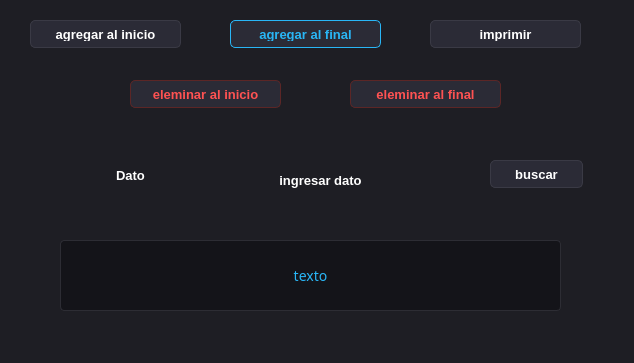
<?xml version="1.0" encoding="UTF-8"?>
<ui version="4.0">
 <class>Dialog</class>
 <widget class="QDialog" name="Dialog">
  <property name="geometry">
   <rect>
    <x>0</x>
    <y>0</y>
    <width>634</width>
    <height>363</height>
   </rect>
  </property>
  <property name="windowTitle">
   <string>Dialog</string>
  </property>
  <property name="styleSheet">
   <string notr="true">/* Estilo para la ventana de diálogo principal */
QDialog {
    background-color: #1e1e24;
    font-family: &quot;Segoe UI&quot;, sans-serif;
}

/* Estilo general para todos los botones (QPushButton) */
QPushButton {
    background-color: #2b2b36;
    color: #ffffff;
    border: 1px solid #3a3a45;
    border-radius: 5px;
    padding: 6px 14px;
    font-size: 13px;
    font-weight: bold;
}

/* Efecto cuando pasas el mouse sobre cualquier botón */
QPushButton:hover {
    background-color: #333344;
    border: 1px solid #29b6f6; /* Borde azul brillante */
}

/* Efecto cuando le das clic a un botón */
QPushButton:pressed {
    background-color: #29b6f6;
    color: #101014;
}

/* --- ESTILOS ESPECÍFICOS PARA CIERTOS BOTONES --- */

/* Botones de acción principal (agregarF y agregarl) */
QPushButton#agregarF, QPushButton#agregarl {
    border: 1px solid #29b6f6;
    color: #29b6f6;
}
QPushButton#agregarF:hover, QPushButton#agregarl:hover {
    background-color: #29b6f6;
    color: #101014;
}

/* Botones de peligro/borrado (deleteFiNAL y deleteINICIO) */
QPushButton#deleteFiNAL, QPushButton#deleteINICIO {
    color: #ff5252; /* Texto rojo */
    border: 1px solid #5c2626;
}
QPushButton#deleteFiNAL:hover, QPushButton#deleteINICIO:hover {
    background-color: #ff5252;
    color: #101014; /* Texto oscuro al activarse */
    border: 1px solid #ff5252;
}

/* Estilo general para los textos/etiquetas (QLabel) */
QLabel {
    color: #e0e0e0;
    font-size: 13px;
}

/* Estilo específico para la etiqueta donde muestras la lista o respuesta (resultado) */
QLabel#resultado {
    background-color: #141419;
    color: #29b6f6; /* Texto azul para resaltar los datos */
    border: 1px solid #2d2d34;
    border-radius: 4px;
    padding: 8px;
    font-family: &quot;Consolas&quot;, &quot;Courier New&quot;, monospace; /* Fuente monoespaciada ideal para ver la estructura */
    font-size: 14px;
}

/* Estilo para los títulos o textos fijos (ingresarDato, label) */
QLabel#ingresarDato, QLabel#label {
    font-weight: bold;
    color: #ffffff;
}</string>
  </property>
  <widget class="QPushButton" name="agregarI">
   <property name="geometry">
    <rect>
     <x>30</x>
     <y>20</y>
     <width>151</width>
     <height>28</height>
    </rect>
   </property>
   <property name="text">
    <string>agregar al inicio</string>
   </property>
  </widget>
  <widget class="QPushButton" name="agregarF">
   <property name="geometry">
    <rect>
     <x>230</x>
     <y>20</y>
     <width>151</width>
     <height>28</height>
    </rect>
   </property>
   <property name="text">
    <string>agregar al final</string>
   </property>
  </widget>
  <widget class="QPushButton" name="imprimir">
   <property name="geometry">
    <rect>
     <x>430</x>
     <y>20</y>
     <width>151</width>
     <height>28</height>
    </rect>
   </property>
   <property name="text">
    <string>imprimir</string>
   </property>
  </widget>
  <widget class="QPushButton" name="deleteINICIO">
   <property name="geometry">
    <rect>
     <x>130</x>
     <y>80</y>
     <width>151</width>
     <height>28</height>
    </rect>
   </property>
   <property name="text">
    <string>eleminar al inicio</string>
   </property>
  </widget>
  <widget class="QPushButton" name="deleteFiNAL">
   <property name="geometry">
    <rect>
     <x>350</x>
     <y>80</y>
     <width>151</width>
     <height>28</height>
    </rect>
   </property>
   <property name="text">
    <string>eleminar al final</string>
   </property>
  </widget>
  <widget class="QPushButton" name="pushButton_6">
   <property name="geometry">
    <rect>
     <x>490</x>
     <y>160</y>
     <width>93</width>
     <height>28</height>
    </rect>
   </property>
   <property name="text">
    <string>buscar</string>
   </property>
  </widget>
  <widget class="QLabel" name="resultado">
   <property name="geometry">
    <rect>
     <x>60</x>
     <y>240</y>
     <width>501</width>
     <height>71</height>
    </rect>
   </property>
   <property name="font">
    <font>
     <family>Consolas,Courier New,monospace</family>
     <pointsize>-1</pointsize>
    </font>
   </property>
   <property name="text">
    <string>texto</string>
   </property>
   <property name="alignment">
    <set>Qt::AlignCenter</set>
   </property>
  </widget>
  <widget class="QLabel" name="label">
   <property name="geometry">
    <rect>
     <x>80</x>
     <y>160</y>
     <width>101</width>
     <height>31</height>
    </rect>
   </property>
   <property name="font">
    <font>
     <pointsize>-1</pointsize>
     <weight>75</weight>
     <bold>true</bold>
    </font>
   </property>
   <property name="text">
    <string>Dato</string>
   </property>
   <property name="alignment">
    <set>Qt::AlignCenter</set>
   </property>
  </widget>
  <widget class="QLabel" name="ingresarDato">
   <property name="geometry">
    <rect>
     <x>240</x>
     <y>160</y>
     <width>161</width>
     <height>41</height>
    </rect>
   </property>
   <property name="font">
    <font>
     <pointsize>-1</pointsize>
     <weight>75</weight>
     <bold>true</bold>
    </font>
   </property>
   <property name="text">
    <string>ingresar dato</string>
   </property>
   <property name="alignment">
    <set>Qt::AlignCenter</set>
   </property>
  </widget>
 </widget>
 <resources/>
 <connections/>
</ui>
